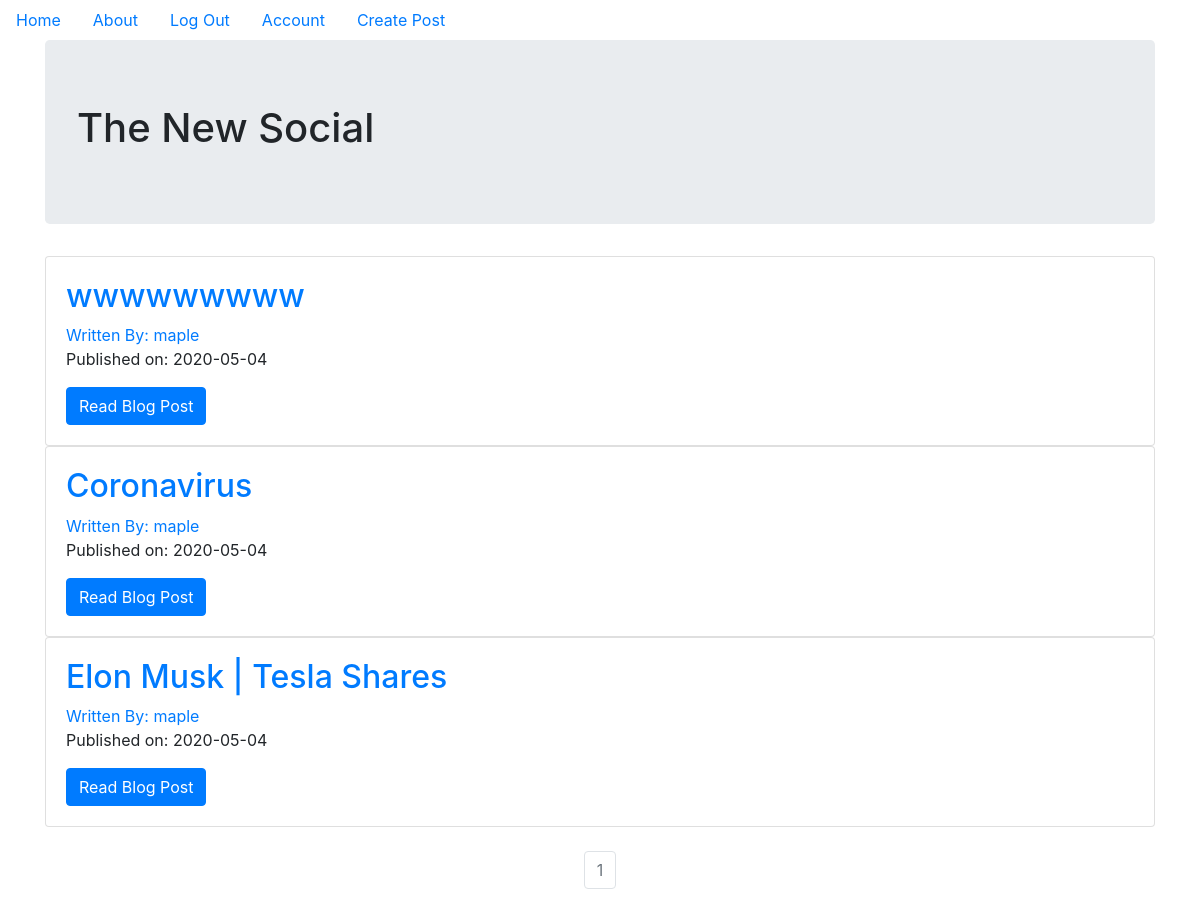
The page / (signed in) on the database its author committed.
### puppycompanyblog/models.py (models this page shows, shortened)
class BlogPost(db.Model, UserMixin):
    users = db.relationship(User)
    id = db.Column(db.Integer, primary_key=True)
    user_id = db.Column(db.Integer, db.ForeignKey('users.id'), nullable= False)
    date = db.Column(db.DateTime, nullable=False, default=datetime.utcnow)
    title = db.Column(db.String(140), nullable=False)
    text = db.Column(db.Text, nullable=False)

class User(db.Model, UserMixin):
    __tablename__ = 'users'
    id = db.Column(db.Integer, primary_key=True)
    profile_image = db.Column(db.String(64), nullable=False, default='default_profile.jpg')
    email = db.Column(db.String(64), unique=True, index=True)
    username = db.Column(db.String(64), unique=True, index=True)
    password_hash = db.Column(db.String(128))
    posts = db.relationship('BlogPost', backref='author', lazy=True)

### puppycompanyblog/core/views.py (the view)
@core.route('/')
def index():
    page = request.args.get('page', 1, type=int)
    blog_posts = BlogPost.query.order_by(BlogPost.date.desc()).paginate(page=page, per_page=5)
    return render_template('index.html', blog_posts=blog_posts)

### puppycompanyblog/models.py (called while the page is built)
@login_manager.user_loader
def load_user(user_id):
    return User.query.get(user_id)

### puppycompanyblog/templates/index.html
{% extends "base.html" %}
{% block content %}
<div class="container">
    <div class="jumbotron">
        <h1>The New Social</h1>
    </div>
    {% for post in blog_posts.items %}
        <div class="card">
            <div class="card-body">
                <h2><a class="card-title" href="{{url_for('blog_posts.blog_post',blog_post_id=post.id)}}">{{post.title}}</a></h2>
                <a href="{{url_for('users.user_posts', username= post.author.username)}}">Written By: {{post.author.username}}</a>
                <p>Published on: {{post.date.strftime('%Y-%m-%d')}}</p>
                <a class = "btn btn-primary" href="{{url_for('blog_posts.blog_post',blog_post_id=post.id)}}">Read Blog Post</a>
            </div>
        </div>
    {% endfor %}
</div>
<br>
<nav aria-label='Page Navigation example' style="margin: 0px auto; width: fit-content;">
    <ul  class="pagination">
        {% for page_num in blog_posts.iter_pages(left_edge=1, right_edge=1, right_current=2) %}
        {% if blog_posts.page == page_num %}
        <li class="page-item disabled">
            <a class= 'page-link' href="{{url_for('core.index', page=page_num)}}">{{ page_num }}</a>
        </li>
        {% else %}
        <li class="page-item">
            <a class= 'page-link' href="{{url_for('core.index',  page=page_num)}}">{{ page_num }}</a>
        </li>
        {% endif %}
        {% endfor %}
    </ul>
</nav>
{% endblock %}

### rows shown on the page
BlogPost: title "wwwwwwwww", author.username "maple", date "2020-05-04"
BlogPost: title "Coronavirus", author.username "maple", date "2020-05-04"
BlogPost: title "Elon Musk | Tesla Shares", author.username "maple", date "2020-05-04"

### other values the page prints
{{ page_num }} "1"
